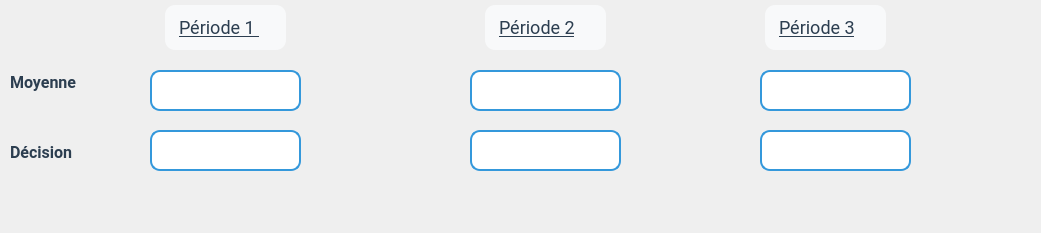
   <widget class="QWidget" name="page_4">
    <property name="geometry">
     <rect>
      <x>0</x>
      <y>0</y>
      <width>1041</width>
      <height>233</height>
     </rect>
    </property>
    <attribute name="label">
     <string>Résultats</string>
    </attribute>
    <widget class="QLabel" name="valeur_moy_ec_T1">
     <property name="geometry">
      <rect>
       <x>150</x>
       <y>70</y>
       <width>151</width>
       <height>41</height>
      </rect>
     </property>
     <property name="styleSheet">
      <string notr="true">* {
    border: 2px solid #3498db;
    border-radius: 10px;
    padding: 5px;
    background-color: white;
    selection-background-color: #2980b9;
    font-size: 14px;
}
</string>
     </property>
     <property name="text">
      <string/>
     </property>
    </widget>
    <widget class="QLabel" name="valeur_moy_ec_T2">
     <property name="geometry">
      <rect>
       <x>470</x>
       <y>70</y>
       <width>151</width>
       <height>41</height>
      </rect>
     </property>
     <property name="styleSheet">
      <string notr="true">* {
    border: 2px solid #3498db;
    border-radius: 10px;
    padding: 5px;
    background-color: white;
    selection-background-color: #2980b9;
    font-size: 14px;
}
</string>
     </property>
     <property name="text">
      <string/>
     </property>
    </widget>
    <widget class="QLabel" name="valeur_moy_ec_T3">
     <property name="geometry">
      <rect>
       <x>760</x>
       <y>70</y>
       <width>151</width>
       <height>41</height>
      </rect>
     </property>
     <property name="styleSheet">
      <string notr="true">* {
    border: 2px solid #3498db;
    border-radius: 10px;
    padding: 5px;
    background-color: white;
    selection-background-color: #2980b9;
    font-size: 14px;
}
</string>
     </property>
     <property name="text">
      <string/>
     </property>
    </widget>
    <widget class="QLabel" name="decision_ec_T3">
     <property name="geometry">
      <rect>
       <x>150</x>
       <y>130</y>
       <width>151</width>
       <height>41</height>
      </rect>
     </property>
     <property name="styleSheet">
      <string notr="true">* {
    border: 2px solid #3498db;
    border-radius: 10px;
    padding: 5px;
    background-color: white;
    selection-background-color: #2980b9;
    font-size: 14px;
}
</string>
     </property>
     <property name="text">
      <string/>
     </property>
    </widget>
    <widget class="QLabel" name="valeur_moy_envir_T1">
     <property name="geometry">
      <rect>
       <x>470</x>
       <y>130</y>
       <width>151</width>
       <height>41</height>
      </rect>
     </property>
     <property name="styleSheet">
      <string notr="true">* {
    border: 2px solid #3498db;
    border-radius: 10px;
    padding: 5px;
    background-color: white;
    selection-background-color: #2980b9;
    font-size: 14px;
}
</string>
     </property>
     <property name="text">
      <string/>
     </property>
    </widget>
    <widget class="QLabel" name="valeur_moy_envir_T2">
     <property name="geometry">
      <rect>
       <x>760</x>
       <y>130</y>
       <width>151</width>
       <height>41</height>
      </rect>
     </property>
     <property name="styleSheet">
      <string notr="true">* {
    border: 2px solid #3498db;
    border-radius: 10px;
    padding: 5px;
    background-color: white;
    selection-background-color: #2980b9;
    font-size: 14px;
}
</string>
     </property>
     <property name="text">
      <string/>
     </property>
    </widget>
    <widget class="QLabel" name="label_139">
     <property name="geometry">
      <rect>
       <x>10</x>
       <y>60</y>
       <width>111</width>
       <height>45</height>
      </rect>
     </property>
     <property name="font">
      <font>
       <family>Roboto,Open Sans,Arial,sans-serif</family>
       <pointsize>-1</pointsize>
       <weight>75</weight>
       <bold>true</bold>
      </font>
     </property>
     <property name="styleSheet">
      <string notr="true">QLabel {
    font-family: 'Roboto', 'Open Sans', Arial, sans-serif; /* Police élégante */
    font-size: 16px;          /* Taille du texte pour lisibilité */
    font-weight: bold;      /* Pas de gras */
    color: #2c3e50;           /* Bleu foncé professionnel */
    text-align: center;       /* Centre le texte */
    background-color: transparent; /* Fond gris très clair */
}
</string>
     </property>
     <property name="text">
      <string>Moyenne</string>
     </property>
    </widget>
    <widget class="QLabel" name="label_140">
     <property name="geometry">
      <rect>
       <x>10</x>
       <y>130</y>
       <width>111</width>
       <height>45</height>
      </rect>
     </property>
     <property name="font">
      <font>
       <family>Roboto,Open Sans,Arial,sans-serif</family>
       <pointsize>-1</pointsize>
       <weight>75</weight>
       <bold>true</bold>
      </font>
     </property>
     <property name="styleSheet">
      <string notr="true">QLabel {
    font-family: 'Roboto', 'Open Sans', Arial, sans-serif; /* Police élégante */
    font-size: 16px;          /* Taille du texte pour lisibilité */
    font-weight: bold;      /* Pas de gras */
    color: #2c3e50;           /* Bleu foncé professionnel */
    text-align: center;       /* Centre le texte */
    background-color: transparent; /* Fond gris très clair */
}
</string>
     </property>
     <property name="text">
      <string>Décision</string>
     </property>
    </widget>
    <widget class="QLabel" name="label_4">
     <property name="geometry">
      <rect>
       <x>160</x>
       <y>0</y>
       <width>131</width>
       <height>55</height>
      </rect>
     </property>
     <property name="font">
      <font>
       <family>Roboto,Open Sans,Arial,sans-serif</family>
       <pointsize>-1</pointsize>
       <weight>50</weight>
       <bold>false</bold>
       <underline>true</underline>
      </font>
     </property>
     <property name="styleSheet">
      <string notr="true">QLabel {
    font-family: 'Roboto', 'Open Sans', Arial, sans-serif; /* Police élégante */
    font-size: 18px;          /* Taille du texte pour lisibilité */
    font-weight: normal;      /* Pas de gras */
    text-decoration: underline; /* Souligné */
    color: #2c3e50;           /* Bleu foncé professionnel */
    text-align: center;       /* Centre le texte */
    margin: 5px;              /* Espacement autour */
    padding: 10px;            /* Espacement interne */
    background-color: #f8f9fa; /* Fond gris très clair */
    border-radius: 10px;      /* Coins arrondis */
    box-shadow: 2px 2px 5px rgba(0, 0, 0, 0.1); /* Ombre légère pour effet moderne */
}

QLabel:hover {
    background-color: #e3e7ea; /* Fond légèrement plus sombre au survol */
    color: #1a252f;           /* Texte plus foncé au survol */
    transition: 0.3s ease;    /* Animation fluide pour le changement */
    text-decoration: underline; /* Conserve le soulignement */
}
</string>
     </property>
     <property name="text">
      <string>Période 1 </string>
     </property>
    </widget>
    <widget class="QLabel" name="label_5">
     <property name="geometry">
      <rect>
       <x>480</x>
       <y>0</y>
       <width>131</width>
       <height>55</height>
      </rect>
     </property>
     <property name="font">
      <font>
       <family>Roboto,Open Sans,Arial,sans-serif</family>
       <pointsize>-1</pointsize>
       <weight>50</weight>
       <bold>false</bold>
       <underline>true</underline>
      </font>
     </property>
     <property name="styleSheet">
      <string notr="true">QLabel {
    font-family: 'Roboto', 'Open Sans', Arial, sans-serif; /* Police élégante */
    font-size: 18px;          /* Taille du texte pour lisibilité */
    font-weight: normal;      /* Pas de gras */
    text-decoration: underline; /* Souligné */
    color: #2c3e50;           /* Bleu foncé professionnel */
    text-align: center;       /* Centre le texte */
    margin: 5px;              /* Espacement autour */
    padding: 10px;            /* Espacement interne */
    background-color: #f8f9fa; /* Fond gris très clair */
    border-radius: 10px;      /* Coins arrondis */
    box-shadow: 2px 2px 5px rgba(0, 0, 0, 0.1); /* Ombre légère pour effet moderne */
}

QLabel:hover {
    background-color: #e3e7ea; /* Fond légèrement plus sombre au survol */
    color: #1a252f;           /* Texte plus foncé au survol */
    transition: 0.3s ease;    /* Animation fluide pour le changement */
    text-decoration: underline; /* Conserve le soulignement */
}
</string>
     </property>
     <property name="text">
      <string>Période 2</string>
     </property>
    </widget>
    <widget class="QLabel" name="label_6">
     <property name="geometry">
      <rect>
       <x>760</x>
       <y>0</y>
       <width>131</width>
       <height>55</height>
      </rect>
     </property>
     <property name="font">
      <font>
       <family>Roboto,Open Sans,Arial,sans-serif</family>
       <pointsize>-1</pointsize>
       <weight>50</weight>
       <bold>false</bold>
       <underline>true</underline>
      </font>
     </property>
     <property name="styleSheet">
      <string notr="true">QLabel {
    font-family: 'Roboto', 'Open Sans', Arial, sans-serif; /* Police élégante */
    font-size: 18px;          /* Taille du texte pour lisibilité */
    font-weight: normal;      /* Pas de gras */
    text-decoration: underline; /* Souligné */
    color: #2c3e50;           /* Bleu foncé professionnel */
    text-align: center;       /* Centre le texte */
    margin: 5px;              /* Espacement autour */
    padding: 10px;            /* Espacement interne */
    background-color: #f8f9fa; /* Fond gris très clair */
    border-radius: 10px;      /* Coins arrondis */
    box-shadow: 2px 2px 5px rgba(0, 0, 0, 0.1); /* Ombre légère pour effet moderne */
}

QLabel:hover {
    background-color: #e3e7ea; /* Fond légèrement plus sombre au survol */
    color: #1a252f;           /* Texte plus foncé au survol */
    transition: 0.3s ease;    /* Animation fluide pour le changement */
    text-decoration: underline; /* Conserve le soulignement */
}
</string>
     </property>
     <property name="text">
      <string>Période 3</string>
     </property>
    </widget>
   </widget>
